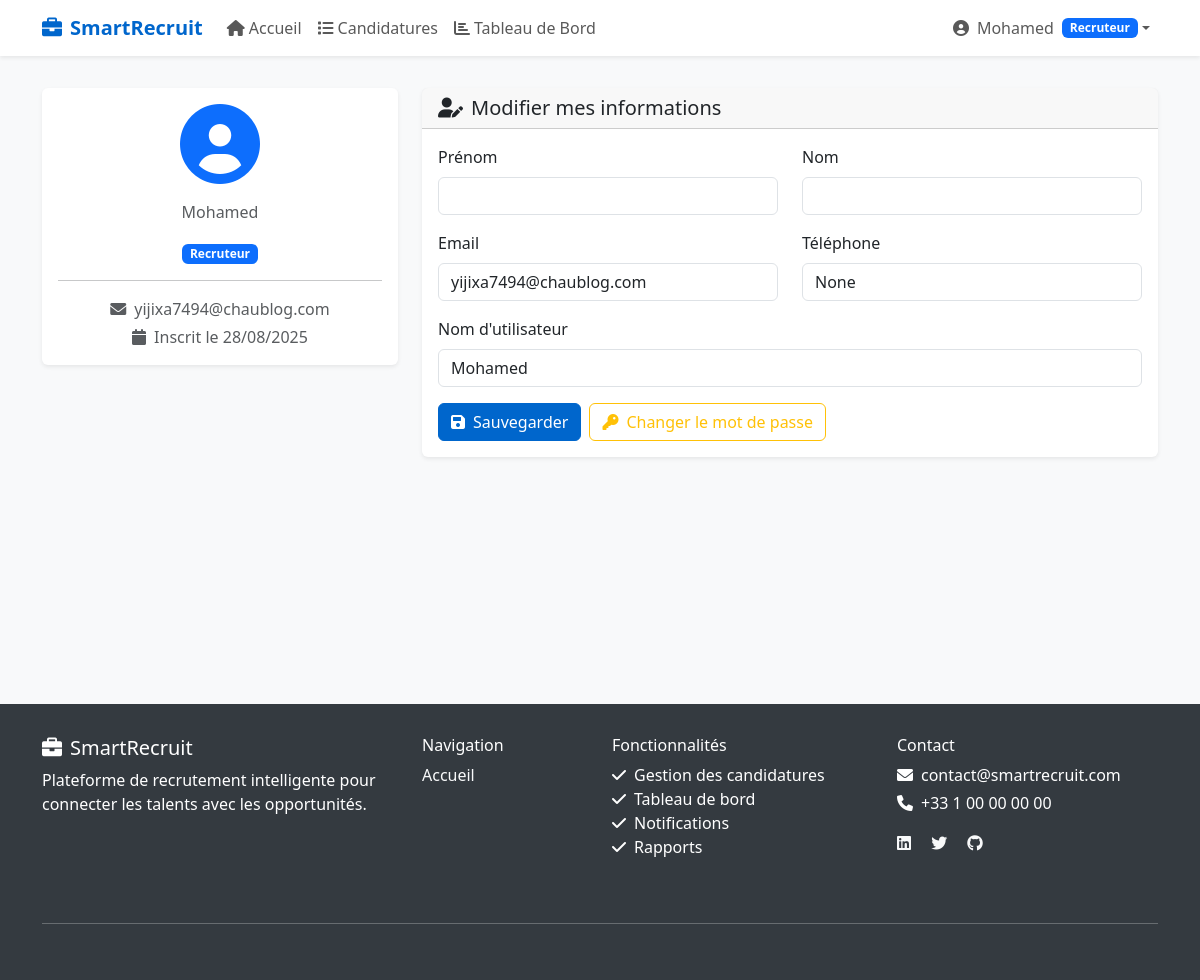
Page /profile/ (signed in) on the earlier database version.
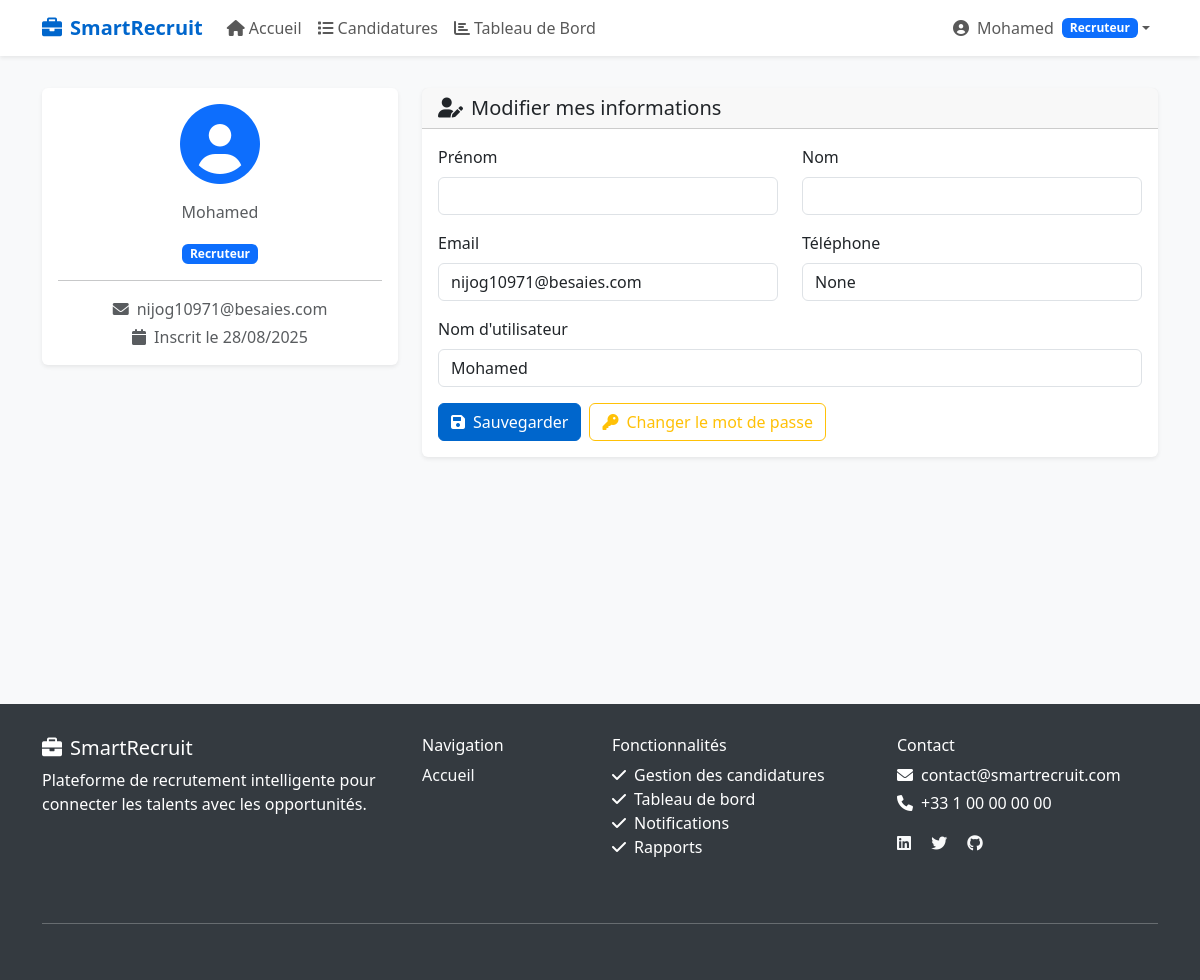
Same page on the later database version.
### users/models.py (models this page shows, shortened)
class User(AbstractUser):
    ROLE_CHOICES = [
        ('admin', 'Administrateur'),
        ('recruteur', 'Recruteur'),
        ('candidat', 'Candidat'),
    ]
    role = models.CharField(
        max_length=20,
        choices=ROLE_CHOICES,
        default='candidat',
        verbose_name='Rôle'
    )
    phone = models.CharField(
        max_length=20,
        blank=True,
        null=True,
        verbose_name='Téléphone'
    )
    created_at = models.DateTimeField(auto_now_add=True)
    updated_at = models.DateTimeField(auto_now=True)
    class Meta:
        verbose_name = 'Utilisateur'
        verbose_name_plural = 'Utilisateurs'
        ordering = ['-created_at']
    @property
    def is_admin(self):
        return self.role == 'admin'
    @property
    def is_recruiter(self):
        return self.role == 'recruteur'
    @property
    def is_candidate(self):
        return self.role == 'candidat'

### users/views.py (the view, shortened to what this page needs)
# urls.py: path('profile/', profile_view, name='profile'),
@login_required
def profile_view(request):
    if request.method == 'POST':
        form = UserProfileForm(request.POST, instance=request.user)
        if form.is_valid():
            form.save()
            messages.success(request, 'Votre profil a été mis à jour avec succès.')
            return redirect('users:profile')
        else:
            messages.error(request, 'Veuillez corriger les erreurs ci-dessous.')
    else:
        form = UserProfileForm(instance=request.user)
    candidatures_stats = None
    return render(request, 'users/profile.html', {
        'form': form,
        'candidatures_stats': candidatures_stats
    })

### users/forms.py
class UserProfileForm(forms.ModelForm):
    class Meta:
        model = User
        fields = ['first_name', 'last_name', 'email', 'phone', 'username']
        widgets = {
            'first_name': forms.TextInput(attrs={'class': 'form-control'}),
            'last_name': forms.TextInput(attrs={'class': 'form-control'}),
            'email': forms.EmailInput(attrs={'class': 'form-control'}),
            'phone': forms.TextInput(attrs={'class': 'form-control'}),
            'username': forms.TextInput(attrs={'class': 'form-control'}),
        }
    def __init__(self, *args, **kwargs):
        super().__init__(*args, **kwargs)
        for field in self.fields.values():
            field.required = True
        self.fields['phone'].required = False

### templates/users/profile.html (shortened to what this page needs)
{% extends 'base.html' %} {% block title %}Mon Profil - SmartRecruit{% endblock%} {% block content %}
<div class="row">
  <div class="col-md-4 mb-4">
    <div class="card">
      <div class="card-body text-center">
        <div class="mb-3">
          <i class="fas fa-user-circle fa-5x text-primary"></i>
        </div>
        <p class="text-muted">{{ user.username }}</p>
        <span class="badge bg-primary">{{ user.get_role_display }}</span>
        <hr />
        <p class="text-muted mb-1">
          <i class="fas fa-envelope me-2"></i>{{ user.email }}
        </p>
        <p class="text-muted mb-0">
          <i class="fas fa-calendar me-2"></i>Inscrit le
          {{user.created_at|date:"d/m/Y" }}
        </p>
      </div>
    </div>
  </div>
  <div class="col-md-8">
    <div class="card">
      <div class="card-header">
        <h5 class="mb-0">
          <i class="fas fa-user-edit me-2"></i>Modifier mes informations
        </h5>
      </div>
      <div class="card-body">
        <form method="post">
          <div class="row">
            <div class="col-md-6 mb-3">
              <label for="{{ form.first_name.id_for_label }}" class="form-label"
                >Prénom</label
              >
              <input
                type="text"
                class="form-control {% if form.first_name.errors %}is-invalid{% endif %}"
                id="{{ form.first_name.id_for_label }}"
                name="{{ form.first_name.name }}"
                value="{{ form.first_name.value|default:user.first_name }}"
              />
            </div>
            <div class="col-md-6 mb-3">
              <label for="{{ form.last_name.id_for_label }}" class="form-label"
                >Nom</label
              >
              <input
                type="text"
                class="form-control {% if form.last_name.errors %}is-invalid{% endif %}"
                id="{{ form.last_name.id_for_label }}"
                name="{{ form.last_name.name }}"
                value="{{ form.last_name.value|default:user.last_name }}"
              />
            </div>
          </div>
          <div class="row">
            <div class="col-md-6 mb-3">
              <label for="{{ form.email.id_for_label }}" class="form-label"
                >Email</label
              >
              <input
                type="email"
                class="form-control {% if form.email.errors %}is-invalid{% endif %}"
                id="{{ form.email.id_for_label }}"
                name="{{ form.email.name }}"
                value="{{ form.email.value|default:user.email }}"
              />
            </div>
            <div class="col-md-6 mb-3">
              <label for="{{ form.phone.id_for_label }}" class="form-label"
                >Téléphone</label
              >
              <input
                type="tel"
                class="form-control {% if form.phone.errors %}is-invalid{% endif %}"
                id="{{ form.phone.id_for_label }}"
                name="{{ form.phone.name }}"
                value="{{ form.phone.value|default:user.phone }}"
              />
            </div>
          </div>
          <div class="mb-3">
            <label for="{{ form.username.id_for_label }}" class="form-label"
              >Nom d'utilisateur</label
            >
            <input
              type="text"
              class="form-control {% if form.username.errors %}is-invalid{% endif %}"
              id="{{ form.username.id_for_label }}"
              name="{{ form.username.name }}"
              value="{{ form.username.value|default:user.username }}"
            />
          </div>
          <div class="d-flex gap-2">
            <button type="submit" class="btn btn-primary">
              <i class="fas fa-save me-2"></i>Sauvegarder
            </button>
            <a
              href="{% url 'users:change_password' %}"
              class="btn btn-outline-warning"
            >
              <i class="fas fa-key me-2"></i>Changer le mot de passe
            </a>
          </div>
        </form>
      </div>
    </div>
  </div>
</div>
{% endblock %}

### templates/navbar.html (shortened to what this page needs)
<nav class="navbar navbar-expand-lg navbar-light bg-white shadow-sm">
  <div class="container">
    <a class="navbar-brand" href="{% url 'users:home' %}">
      <i class="fas fa-briefcase me-2"></i>SmartRecruit
    </a>
    <div class="collapse navbar-collapse" id="navbarNav">
      <ul class="navbar-nav me-auto">
        {% if user.is_authenticated %}
        <li class="nav-item">
          <a class="nav-link" href="{% url 'users:home' %}">
            <i class="fas fa-home me-1"></i>Accueil
          </a>
        </li>
         {% if user.is_recruiter or user.is_admin %}
        <li class="nav-item">
          <a class="nav-link" href="{% url 'candidatures:list' %}">
            <i class="fas fa-list me-1"></i>Candidatures
          </a>
        </li>
        <li class="nav-item">
          <a class="nav-link" href="{% url 'candidatures:dashboard' %}">
            <i class="fas fa-chart-bar me-1"></i>Tableau de Bord
          </a>
        </li>
        {% endif %}  {% endif %}
      </ul>
      <ul class="navbar-nav">
        {% if user.is_authenticated %}
        <li class="nav-item dropdown">
          <a
            class="nav-link dropdown-toggle d-flex align-items-center"
            href="#"
            id="navbarDropdown"
            role="button"
            data-bs-toggle="dropdown"
          >
            <i class="fas fa-user-circle me-2"></i>
            <span>{{ user.first_name|default:user.username }}</span>
            <span class="badge bg-primary ms-2 badge-role"
              >{{ user.get_role_display }}</span
            >
          </a>
        </li>
        {% endif %}
      </ul>
    </div>
  </div>
</nav>

Differences in the rows shown:
changed User "Mohamed": email "yijixa7494@chaublog.com" → "nijog10971@besaies.com"
